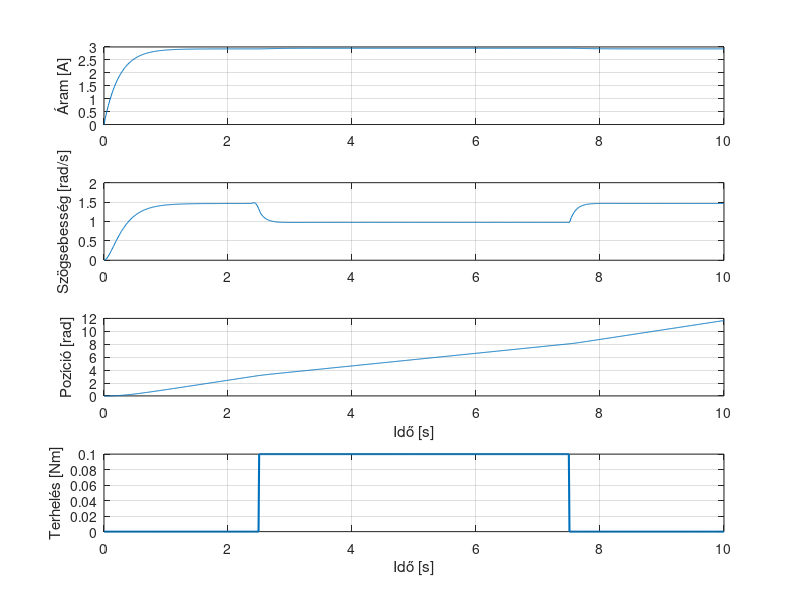

Here is the MATLAB script that generated this plot:
clear;
clc;
clf;
close all;

R = 2.0; % armature resistance [ohms]
L = 0.5; % armature inductance [H]
J = 0.02; % rotor inertia [kg*m^2]
b = 0.2; % viscous friction coefficient [Nm*s]
Kt = 0.1; % motor torque constant [Nm/A]
Ke = 0.1; % back EMF constant [Vs/rad]
U0 = 6; % applied voltage [V]

y0 = [0; 0; 0]; % initial state: [current; angular velocity; angular position]
t = linspace(0, 10, 1000); 

load_torque = @(t) 0 * (t < 2.5) + 0.1 * (t >= 2.5 & t < 5) + 0.1 * (t >= 5 & t < 7.5) + 0 * (t >= 7.5);

% State equations
eq = @(t, y) [(U0 -R*y(1) -Ke*y(2))/L;
              (Kt*y(1) - b*y(2) - load_torque(t))/J;
              y(2)];

[t, y] = ode45(eq, t, y0);

load_torque = load_torque(t);

save('DCmotor_ODE45_reference_DynamicLoad.mat', 't', 'y', 'R', 'L', 'J', 'b', 'Kt', 'Ke', 'U0', 'load_torque');


figure;

subplot(4,1,1)
plot(t, y(:,1))
ylabel('Áram [A]')
grid on

subplot(4,1,2)
plot(t, y(:,2))
ylabel('Szögsebesség [rad/s]')
grid on

subplot(4,1,3)
plot(t, y(:,3))
ylabel('Pozíció [rad]')
xlabel('Idő [s]')
grid on

subplot(4,1,4)
plot(t, load_torque, 'LineWidth', 1.5)
xlabel('Idő [s]')
ylabel('Terhelés [Nm]')
grid on
